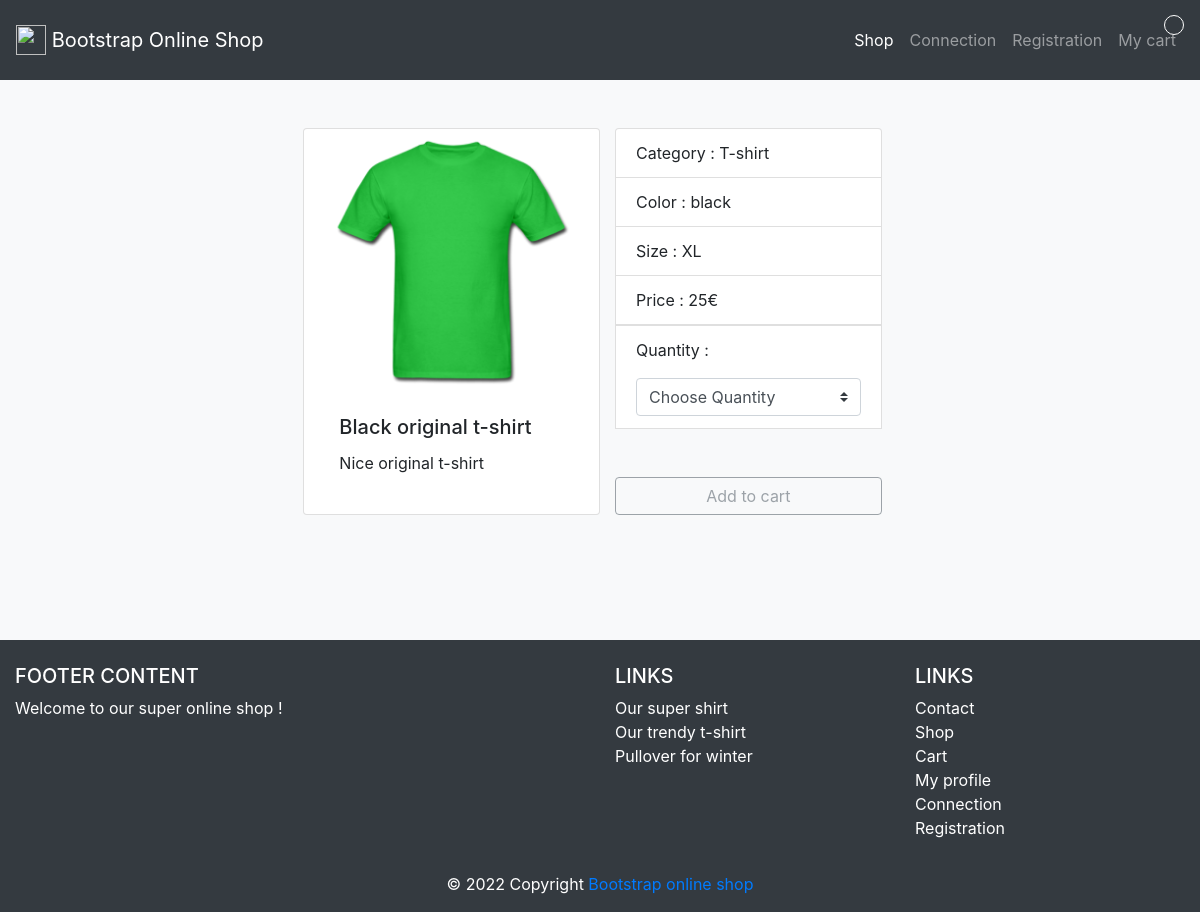
The app's page /product_info.php?id_product=2 with its own data.
### tables this page shows
CREATE TABLE `products` (
  `id_product` int(3) NOT NULL,
  `reference` varchar(20) NOT NULL,
  `category` varchar(20) NOT NULL,
  `title` varchar(100) NOT NULL,
  `description` text NOT NULL,
  `color` varchar(20) NOT NULL,
  `size` varchar(5) NOT NULL,
  `public` enum('m','f','all') NOT NULL,
  `picture` varchar(250) NOT NULL,
  `price` int(3) NOT NULL,
  `stock` int(3) NOT NULL
);

### product_info.php (the view, shortened to what this page needs)
<?php
    require_once("inc/init.php");
    if(isset($_GET["id_product"])) {
        $id_product = $_GET["id_product"];
        $stmt = $pdo->query("SELECT * FROM products WHERE id_product = '$id_product'");
        $product = $stmt->fetch(PDO::FETCH_ASSOC);
    } else {
        header("location:index.php");
    }
    require_once("inc/header.php");
?>
<div class="card col-md-4">
    <img src="<?= $product["picture"]; ?>" class="card-img-top" alt="<?= $product["title"]; ?>">
    <div class="card-body">
        <h5 class="card-title"><?= $product["title"]; ?></h5>
        <p class="card-text"><?= $product["description"]; ?></p>
    </div>
</div>
<div class="col-md-4">
    <ul class="list-group">
        <li class="list-group-item">Category : <?= $product["category"]; ?></li>
        <li class="list-group-item">Color : <?= $product["color"]; ?></li>
        <li class="list-group-item">Size : <?= $product["size"]; ?></li>
        <li class="list-group-item">Price : <?= $product["price"]; ?>€</li>
        <form method="POST" action="cart.php">
            <li class="list-group-item">
                <p>Quantity :</p>
                <select name="quantity" class="custom-select" id="selectQuantity">
                    <option selected="" disabled>Choose Quantity</option>
                </select>
            </li>
            <input name="add_product" disabled type="submit" id="addToCart" class="btn btn-outline-secondary mt-5 w-100" value="Add to cart">
        </form>
    </ul>
</div>
<?php
require_once("inc/footer.php");
?>

### css/style.css (style rules this page uses)
.card { position: relative; }

### records on screen
products: picture (picture), title "Black original t-shirt", description "Nice original t-shirt", category "T-shirt", color "black", size "XL", price "25"
